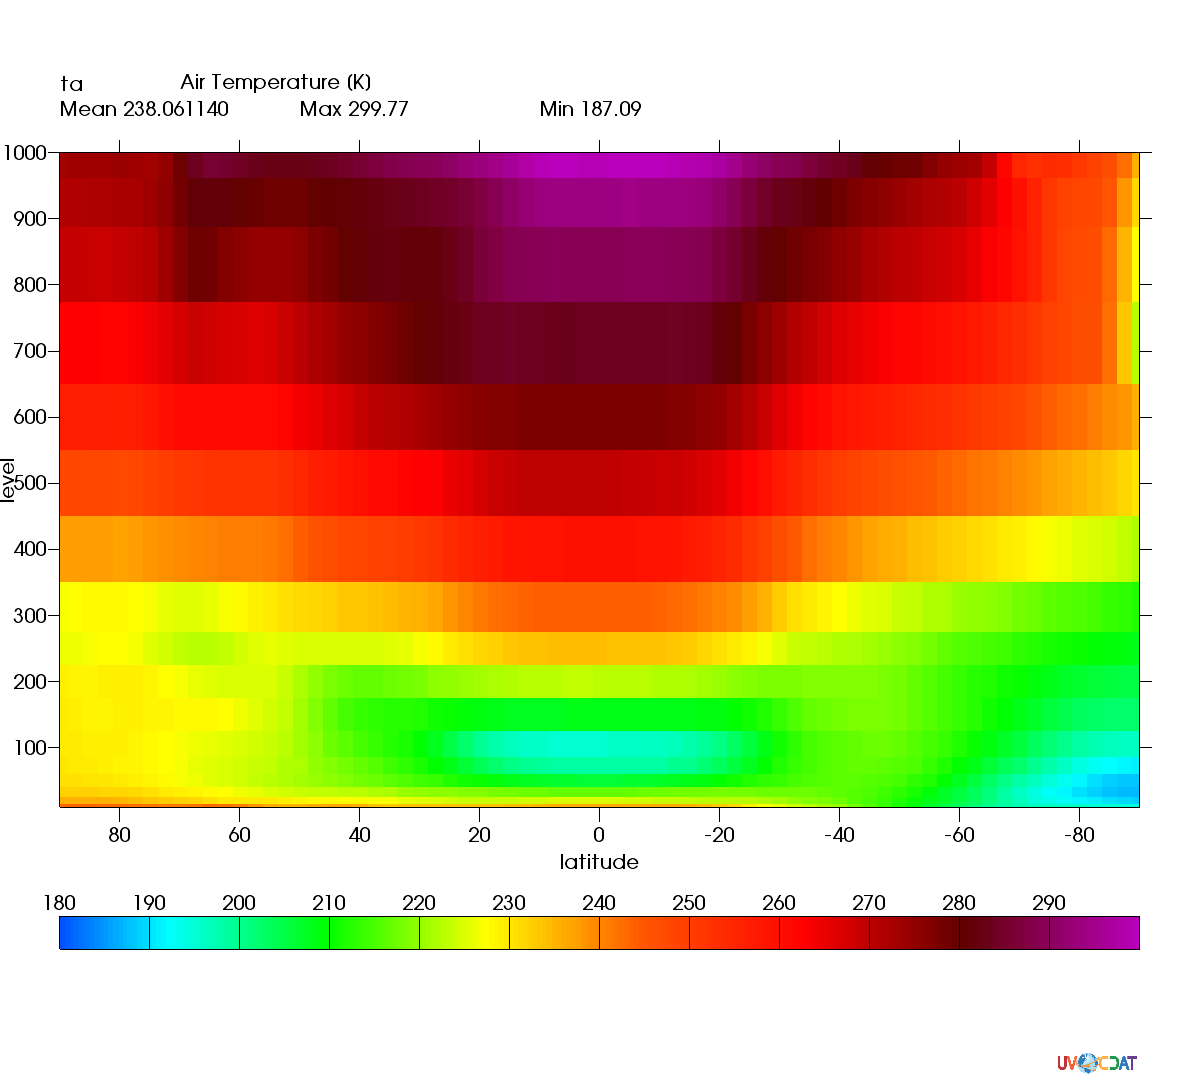

Source code (Python):
import vcs, numpy, cdms2, MV2, os, sys, testing.regression as regression

x = regression.init()
f = cdms2.open(os.path.join(vcs.sample_data,"ta_ncep_87-6-88-4.nc"))
vr = "ta"
s=f(vr,slice(0,1),longitude=slice(90,91),squeeze=1,latitude=(90,-90),level=(0,10000))
x.plot(s,bg=1)
regression.run(x, 'test_vcs_flipX.png')
